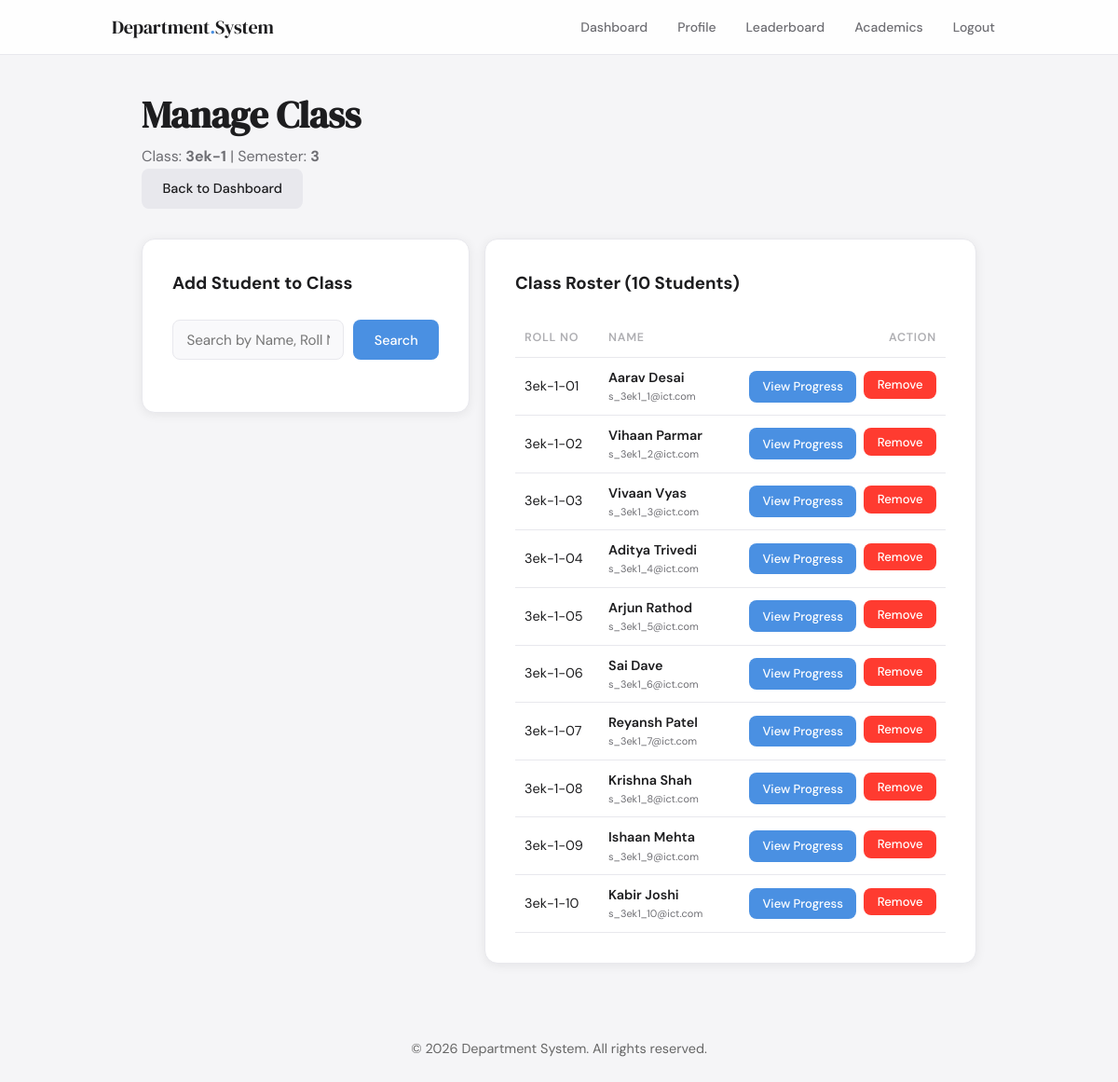
The app's page /public/academics/manage_class.php (signed in) with its own data.
### tables this page shows
CREATE TABLE IF NOT EXISTS profiles (
    id INT AUTO_INCREMENT PRIMARY KEY,
    user_id INT UNIQUE NOT NULL,
    branch VARCHAR(100),
    skills TEXT,
    expertise_area TEXT,
    company VARCHAR(255),
    designation VARCHAR(255),
    bio TEXT,
    github_url VARCHAR(255),
    leetcode_url VARCHAR(255),
    portfolio_url VARCHAR(255),
    hobbies TEXT,
    target_role VARCHAR(100),
    is_alumni TINYINT DEFAULT 0,
    college_name VARCHAR(255),
    graduation_year VARCHAR(10),
    degree VARCHAR(100),
    experience_years INT,
    teaching_interests TEXT,
    is_cc TINYINT DEFAULT 0,
    cc_class VARCHAR(50),
    cc_semester INT,
    community_score INT DEFAULT 0,
    created_at TIMESTAMP DEFAULT CURRENT_TIMESTAMP,
    FOREIGN KEY (user_id) REFERENCES users(id) ON DELETE CASCADE
);

CREATE TABLE IF NOT EXISTS users (
    id INT AUTO_INCREMENT PRIMARY KEY,
    name VARCHAR(120) NOT NULL,
    email VARCHAR(120) UNIQUE NOT NULL,
    phone VARCHAR(20),
    password VARCHAR(255) NOT NULL,
    role ENUM('student','faculty','expert','admin') NOT NULL,
    pac_category ENUM('premium', 'average', 'challenged') DEFAULT 'average',
    class_name VARCHAR(50),
    semester INT,
    batch VARCHAR(30),
    roll_no VARCHAR(50),
    emp_id VARCHAR(50),
    linkedin_url VARCHAR(255),
    is_verified TINYINT DEFAULT 1,
    created_at TIMESTAMP DEFAULT CURRENT_TIMESTAMP
);

### public/academics/manage_class.php (the view, shortened to what this page needs)
<?php
require_once __DIR__ . '/../../app/config/db.php';
$faculty_id = (int) $_SESSION['user_id'];
$ccStmt = $conn->prepare("SELECT is_cc, cc_class, cc_semester FROM profiles WHERE user_id = ?");
$ccStmt->bind_param("i", $faculty_id);
$ccStmt->execute();
$ccProfile = $ccStmt->get_result()->fetch_assoc();
$cc_class = $ccProfile['cc_class'];
$cc_semester = $ccProfile['cc_semester'];
$sStmt = $conn->prepare("SELECT id, name, roll_no, email FROM users WHERE role = 'student' AND class_name = ? AND semester = ? ORDER BY roll_no ASC");
$sStmt->bind_param("si", $cc_class, $cc_semester);
$sStmt->execute();
$students = $sStmt->get_result()->fetch_all(MYSQLI_ASSOC);
$search_query = $_GET['search'] ?? '';
require_once __DIR__ . '/../../app/includes/header.php';
?>
<div class="wrapper" style="padding: 2rem;">
    <div class="dashboard-header" style="margin-bottom: 2rem;">
        <div>
            <h1 style="font-family: 'DM Serif Display', serif; font-size: 2.5rem; color: var(--text);">Manage Class</h1>
            <p style="color: var(--text-2);">Class: <strong><?= htmlspecialchars($cc_class) ?></strong> | Semester: <strong><?= htmlspecialchars($cc_semester) ?></strong></p>
        </div>
        <div>
            <a href="faculty_dashboard.php" class="btn btn-secondary">Back to Dashboard</a>
        </div>
    </div>
    <div class="grid-2" style="grid-template-columns: 1fr 1.5fr; align-items: start;">
        <div class="card">
            <h3 style="margin-bottom: 1.5rem;">Add Student to Class</h3>
            <form method="GET" style="display: flex; gap: 10px; margin-bottom: 1.5rem;">
                <input type="text" name="search" placeholder="Search by Name, Roll No or Email..." value="<?= htmlspecialchars($search_query) ?>" required>
                <button type="submit" class="btn btn-primary">Search</button>
            </form>
        </div>
        <div class="card">
            <h3 style="margin-bottom: 1.5rem;">Class Roster (<?= count($students) ?> Students)</h3>
            <?php if (empty($students)): ?>
                <div style="text-align: center; padding: 2rem; color: var(--text-2);">
                    No students currently assigned to this class.
                </div>
            <?php else: ?>
                <div class="table-wrap">
                    <table class="table-minimal" style="width: 100%;">
                        <thead>
                            <tr style="text-align: left; border-bottom: 1px solid var(--border);">
                                <th style="padding: 10px;">Roll No</th>
                                <th style="padding: 10px;">Name</th>
                                <th style="padding: 10px; text-align: right;">Action</th>
                            </tr>
                        </thead>
                        <tbody>
                            <?php foreach ($students as $s): ?>
                                <tr style="border-bottom: 1px solid var(--border);">
                                    <td style="padding: 10px;"><?= htmlspecialchars($s['roll_no']) ?></td>
                                    <td style="padding: 10px;">
                                        <div style="font-weight: 600;"><?= htmlspecialchars($s['name']) ?></div>
                                        <div style="font-size: 11px; color: var(--text-2);"><?= htmlspecialchars($s['email']) ?></div>
                                    </td>
                                    <td style="padding: 10px; text-align: right;">
                                        <div style="display: flex; gap: 8px; justify-content: flex-end;">
                                            <a href="student_progress.php?student_id=<?= $s['id'] ?>" class="btn btn-sm" style="background: var(--accent); color: white; border: none; text-decoration: none;">View Progress</a>
                                            <form action="../../app/actions/academics/manage_student_class.php" method="POST" onsubmit="return confirm('Remove student from this class?')">
                                                <button type="submit" class="btn btn-sm" style="background: var(--error); color: white; border: none;">Remove</button>
                                            </form>
                                        </div>
                                    </td>
                                </tr>
                            <?php endforeach; ?>
                        </tbody>
                    </table>
                </div>
            <?php endif; ?>
        </div>
    </div>
</div>
<?php require_once __DIR__ . '/../../app/includes/footer.php'; ?>

### public/assets/css/style.css (style rules this page uses)
:root { --bg: #f5f5f7; --surface: #ffffff; --surface-2: #f9f9fb; --border: #e8e8ed; --accent: #4a90e2; --accent-hover: #2f78d3; --accent-light: #eef5fd; --text: #1d1d1f; --text-2: #6e6e73; --text-3: #aeaeb2; --success: #34c759; --warning: #ff9f0a; --error: #ff3b30; --pending-bg: #fff8ec; --pending-text: #b06000; --accepted-bg: #eef5fd; --accepted-text: #1a5fa8; --completed-bg: #edfbf3; --completed-text: #1a7a40; --radius: 14px; --radius-sm: 8px; --shadow: 0 2px 12px rgba(0,0,0,0.07); --shadow-lg: 0 8px 32px rgba(0,0,0,0.10); }
*, *::before, *::after { box-sizing: border-box; margin: 0; padding: 0; }
html { font-size: 16px; }
body { font-family: 'DM Sans', sans-serif; background: var(--bg); color: var(--text); min-height: 100vh; line-height: 1.6; }
.wrapper, .page-wrap { max-width: 960px; margin: 0 auto; padding: 2.5rem 2rem; }
.card { background: var(--surface); border-radius: var(--radius); box-shadow: var(--shadow); border: 1px solid var(--border); padding: 2rem; margin-bottom: 1rem; }
input[type="text"], input[type="email"], input[type="password"], input[type="number"], textarea, select { width: 100%; padding: 0.65rem 0.9rem; background: var(--surface-2); border: 1.5px solid var(--border); border-radius: var(--radius-sm); font-family: 'DM Sans', sans-serif; font-size: 0.95rem; color: var(--text); transition: border-color 0.15s, box-shadow 0.15s; outline: none; appearance: none; }
.btn { display: inline-flex; align-items: center; justify-content: center; gap: 0.4rem; padding: 0.65rem 1.4rem; border-radius: var(--radius-sm); font-family: 'DM Sans', sans-serif; font-size: 0.9rem; font-weight: 500; cursor: pointer; border: none; transition: all 0.15s; text-decoration: none; }
.btn-primary { background: var(--accent); color: #fff; }
.btn-secondary { background: var(--border); color: var(--text); }
.btn-sm { padding: 0.4rem 0.9rem; font-size: 0.82rem; }
.table-wrap { overflow-x: auto; }
table { width: 100%; border-collapse: collapse; }
th { text-align: left; font-size: 0.78rem; font-weight: 600; color: var(--text-3); text-transform: uppercase; letter-spacing: 0.06em; padding: 0.6rem 1rem; border-bottom: 1.5px solid var(--border); }
td { padding: 0.9rem 1rem; border-bottom: 1px solid var(--border); font-size: 0.9rem; color: var(--text); }
tr:last-child td { border-bottom: none; }
.grid-2 { display: grid; grid-template-columns: 1fr 1fr; gap: 1rem; }

### records on screen
profiles: cc_class "3ek-1", cc_semester "3"
users: roll_no "3ek-1-01", name "Aarav Desai", email "s_3ek1_1@ict.com"
users: roll_no "3ek-1-02", name "Vihaan Parmar", email "s_3ek1_2@ict.com"
users: roll_no "3ek-1-03", name "Vivaan Vyas", email "s_3ek1_3@ict.com"
users: roll_no "3ek-1-04", name "Aditya Trivedi", email "s_3ek1_4@ict.com"
users: roll_no "3ek-1-05", name "Arjun Rathod", email "s_3ek1_5@ict.com"
users: roll_no "3ek-1-06", name "Sai Dave", email "s_3ek1_6@ict.com"
users: roll_no "3ek-1-07", name "Reyansh Patel", email "s_3ek1_7@ict.com"
users: roll_no "3ek-1-08", name "Krishna Shah", email "s_3ek1_8@ict.com"
users: roll_no "3ek-1-09", name "Ishaan Mehta", email "s_3ek1_9@ict.com"
users: roll_no "3ek-1-10", name "Kabir Joshi", email "s_3ek1_10@ict.com"

### other values on screen
count($students) "10"
